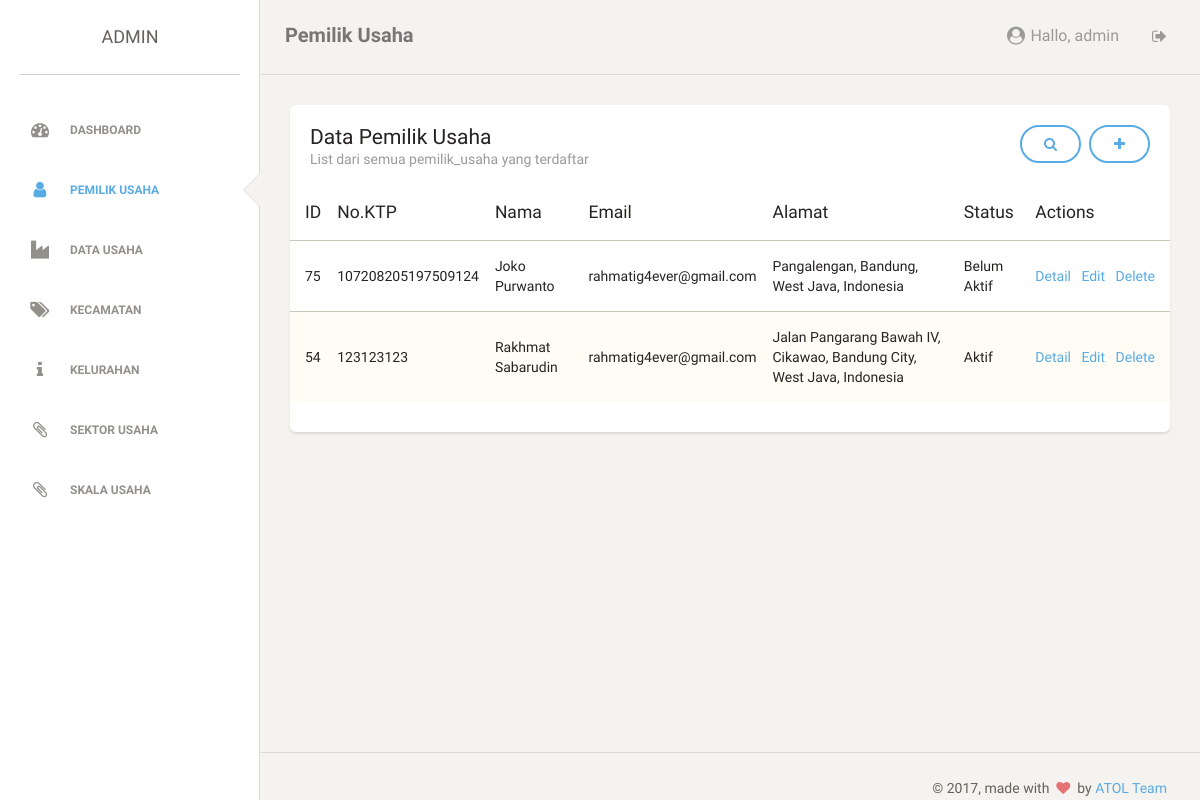
The app's page /admin/pemilikusaha.php (signed in) with its own data.
### tables this page shows
CREATE TABLE `pemilik_usaha` (
  `pemilik_usaha_id` int(11) NOT NULL,
  `Nama` varchar(50) NOT NULL,
  `Email` varchar(100) NOT NULL,
  `Alamat` varchar(100) NOT NULL,
  `Tempat_Lahir` varchar(20) NOT NULL,
  `Tanggal_Lahir` date NOT NULL,
  `No_Telp` varchar(14) NOT NULL,
  `Keterangan` varchar(20) NOT NULL,
  `Photo_Ktp` varchar(101) NOT NULL,
  `aktifasi` enum('Aktif','Belum Aktif') NOT NULL,
  `kode` varchar(100) NOT NULL
);

### admin/pemilikusaha.php (the view, shortened to what this page needs)
<?php
	require "../php/connection.php";
?>
    <!doctype html>
    <html lang="en">
    <head>
        <link href="../css/bootstrap.min.css" rel="stylesheet" />
        <link href="../css/style.css" rel="stylesheet" />
        <link href="../font-awesome/css/font-awesome.min.css" rel="stylesheet">
    </head>
    <body>
        <div class="wrapper">
            <div class="sidebar" data-background-color="white" data-active-color="info">
                <div class="sidebar-wrapper">
                    <div class="logo">
                        <a href="#" class="simple-text">
                        Admin
                    </a>
                    </div>
                    <ul class="nav">
                        <li>
                            <a href="dashboard.php">
                                <i class="fa fa-dashboard" style="font-size: 18px;"></i>
                                <p>Dashboard</p>
                            </a>
                        </li>
                        <li class="active">
                            <a href="pemilikusaha.php">
                                <i class="fa fa-user" style="font-size: 18px;"></i>
                                <p>Pemilik Usaha</p>
                            </a>
                        </li>
                        <li>
                            <a href="datausaha.php">
                                <i class="fa fa-industry" style="font-size: 18px;"></i>
                                <p>Data Usaha</p>
                            </a>
                        </li>
                        <li>
                            <a href="kecamatan.php">
                                <i class="fa fa-tags" style="font-size: 18px;"></i>
                                <p>Kecamatan</p>
                            </a>
                        </li>
                        <li>
                            <a href="kelurahan.php">
                                <i class="fa fa-info" style="font-size: 18px;"></i>
                                <p>Kelurahan</p>
                            </a>
                        </li>
                        <li>
                            <a href="sektorusaha.php">
                                <i class="fa fa-paperclip" style="font-size: 18px;"></i>
                                <p>Sektor Usaha</p>
                            </a>
                        </li>
                        <li>
                            <a href="skalausaha.php">
                                <i class="fa fa-paperclip" style="font-size: 18px;"></i>
                                <p>Skala Usaha</p>
                            </a>
                        </li>
                    </ul>
                </div>
            </div>
            <div class="main-panel">
                <nav class="navbar navbar-default">
                    <div class="container-fluid">
                        <div class="navbar-header">
                            <a class="navbar-brand" href="#">Pemilik Usaha</a>
                        </div>
                        <div class="collapse navbar-collapse">
                            <ul class="nav navbar-nav navbar-right">
                                <li>
                                    <a href="profil_edit.php">
                                        <p>
                                            <i class="fa fa-user-circle" style="font-size: 18px;"></i> Hallo,
                                            <?php echo $_SESSION['admin_nama'];?>
                                        </p>
                                    </a>
                                </li>
                                <li>
                                    <a href="../php/logout.php">
                                        <i class="fa fa-sign-out"></i>
                                    </a>
                                </li>
                            </ul>
                        </div>
                    </div>
                </nav>
                <div class="content">
                    <div class="container-fluid">
                        <div class="row">
                            <div class="col-md-12">
                                <div class="card">
                                    <div class="header">
                                        <a href="pemilikusaha_tambah.php" class="btn btn-info pull-right"><i class="fa fa-plus"></i></a>
                                        <a href="#" data-toggle="modal" data-target="#search" class="btn btn-info pull-right" style="margin-right: 8px;"><i class="fa fa-search"></i></a>
                                                <h4 class="title">Data Pemilik Usaha</h4>
                                                <p class="category">List dari semua pemilik_usaha yang terdaftar</p>
                                    </div>
                                    <div class="content table-responsive table-full-width">
                                        <table class="table table-striped">
                                            <thead>
                                                <th>ID</th>
                                                <th>No.KTP</th>
                                                <th>Nama</th>
                                                <th>Email</th>
                                                <th>Alamat</th>
                                                <th>Status</th>
                                                <th>Actions</th>
                                            </thead>
                                            <tbody>
                                                <?php
                                                    if(isset($_GET['nama'])){
                                                        $strQuery = "SELECT cp.pemilik_usaha_id, cp.nama,
                                                        cp.email, k.no_Ktp, cp.alamat,
                                                        cp.tempat_lahir, cp.tanggal_lahir, cp.no_telp,
                                                        cp.keterangan, cp.photo_ktp, cp.aktifasi
                                                        FROM pemilik_usaha cp INNER JOIN login k ON cp.pemilik_usaha_id = k.login_id
                                                        WHERE nama LIKE '%$_GET[nama]%' ORDER BY pemilik_usaha_id DESC";
                                                    }else {
                                                        $strQuery = "SELECT cp.pemilik_usaha_id, cp.nama,
                                                        cp.email, k.no_Ktp, cp.alamat,
                                                        cp.tempat_lahir, cp.tanggal_lahir, cp.no_telp,
                                                        cp.keterangan, cp.photo_ktp, cp.aktifasi
                                                        FROM pemilik_usaha cp INNER JOIN login k ON cp.pemilik_usaha_id = k.login_id
                                                        ORDER BY pemilik_usaha_id DESC";
                                                    }
                                                    $query = mysqli_query($connection, $strQuery);
                                                    $i = 0;
                                                    while($result = mysqli_fetch_assoc($query)){
                                                        echo "<tr>";
                                                        echo "<td>$result[pemilik_usaha_id]</td>";
                                                        echo "<td>$result[no_Ktp]</td>";
                                                        echo "<td>$result[nama]</td>";
                                                        echo "<td>$result[email]</td>";
                                                        echo "<td>$result[alamat]</td>";
                                                        echo "<td>$result[aktifasi]</td>";
                                                        echo "<td><a href=# data-toggle=modal data-target=#detail$i>Detail</a>";
                                                        echo "<a href='pemilikusaha_edit.php?id=$result[pemilik_usaha_id]'>Edit</a>";
                                                        echo "<a href=# data-toggle=modal data-target=#delete$i>Delete</a></td>";
                                                        echo "</tr>";
                                                ?>
                                                    <?php
                                                        $i++;
                                                    }
                                                ?>
                                            </tbody>
                                        </table>
                                    </div>
                                </div>
                            </div>
                        </div>
                    </div>
                </div>
                <footer class="footer">
                    <div class="container-fluid">
                        <div class="copyright pull-right">
                            &copy;
                            , made with <i class="fa fa-heart heart"></i> by <a href="#">ATOL Team</a>
                        </div>
                    </div>
                </footer>
            </div>
        </div>
    </body>
    </html>

### records on screen
pemilik_usaha: pemilik_usaha_id "75", pemilik_usaha_id.No_Ktp "107208205197509124", Nama "Joko Purwanto", Email "rahmatig4ever@gmail.com", Alamat "Pangalengan, Bandung, West Java, Indonesia", aktifasi "Belum Aktif"
pemilik_usaha: pemilik_usaha_id "54", pemilik_usaha_id.No_Ktp "123123123", Nama "Rakhmat Sabarudin", Email "rahmatig4ever@gmail.com", Alamat "Jalan Pangarang Bawah IV, Cikawao, Bandung City, West Java, Indonesia", aktifasi "Aktif"

### other values on screen
$_SESSION['admin_nama'] "admin"
